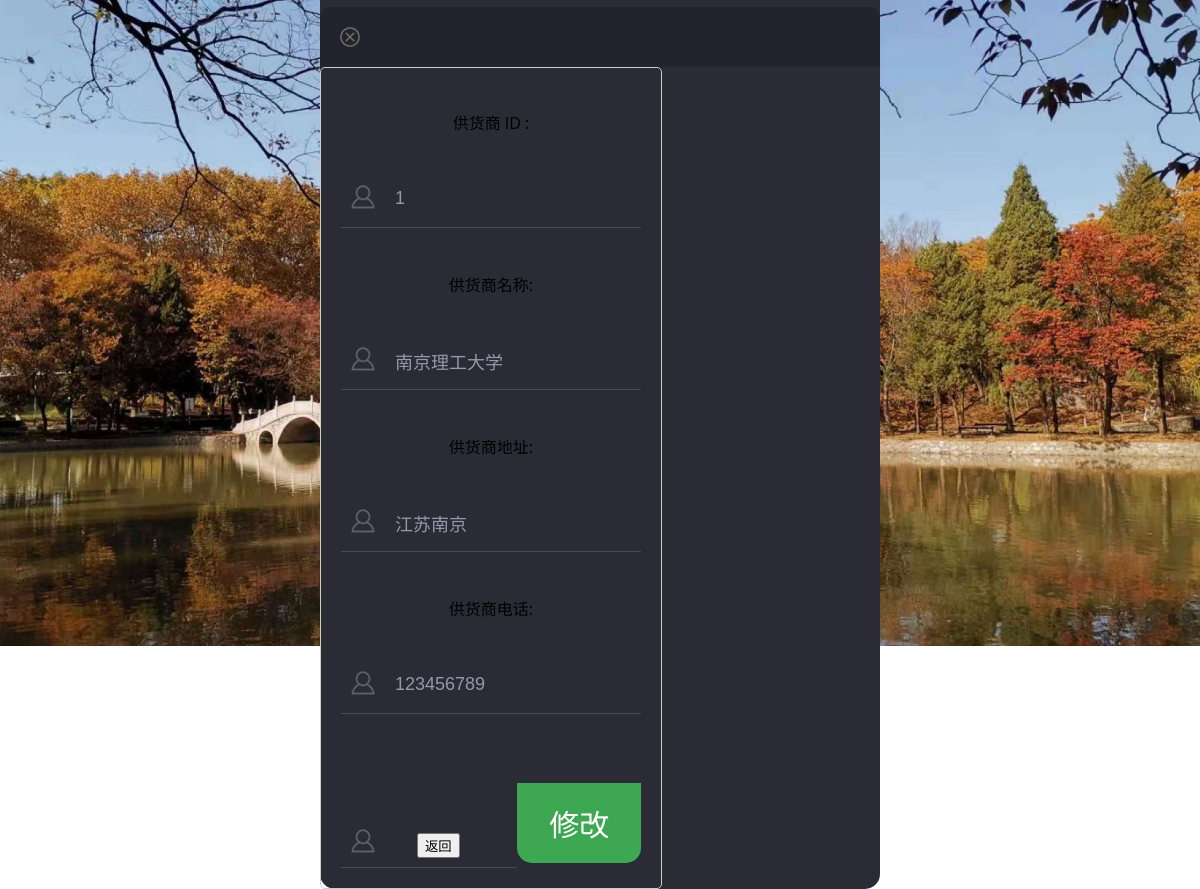
Page /super/modify_supplier/1 (signed in) on the committed database.
### tables this page shows
CREATE TABLE Suppliers (
  supplier_id INT PRIMARY KEY,
  supplier_name VARCHAR(50),
  supplier_address VARCHAR(100),
  supplier_phone VARCHAR(20)
);

### MIS.py (the view, shortened to what this page needs)
@app.route('/super/modify_supplier/<id>', methods=['GET', 'POST'])
def super_modify_supplier(id=0):
    if not is_vaild('super'):
        flash('无权限, 请登录!', 'error')
        return redirect(url_for('index'))
    error = None
    suppliers = query_db('''SELECT * from Suppliers WHERE supplier_id=?''', [id], True)
    return render_template('super_modify_supplier.html', error=error, suppliers=suppliers)

### MIS.py (called while the page is built)
def conn_db():
    try:
        return sqlite3.connect(DATABASE)
    except Exception as e:
        print(e)

@app.before_request
def before_request():
    g.db = conn_db()

@app.teardown_request
def teardown_request(exception):
    if exception:
        logging.exception('An exception occurred during the request: %s', exception)
    if hasattr(g, 'db'):
        g.db.close()

def query_db(query, args=(), one=False):
    cur = g.db.execute(query, args)
    rv = [dict((cur.description[idx][0], value)
               for idx, value in enumerate(row)) for row in cur.fetchall()]
    return (rv[0] if rv else None) if one else rv

def user_online():
    if 'user_id' in session:
        return True
    else:
        return False

def is_vaild(type):
    if user_online() and session['type'] == type:
        return True

### templates/super_modify_supplier.html (shortened to what this page needs)
<!DOCTYPE html>
<html>
<head>
    <link href="../static/css/style.css" rel='stylesheet' type='text/css' />
<link href='fonts.useso.com/css?family=PT+Sans:400,700,400italic,700italic|Oswald:400,300,700' rel='stylesheet' type='text/css'>
<link href='fonts.useso.com/css?family=Exo+2' rel='stylesheet' type='text/css'>
</head>
{% block content %}
<body>
<div class="login-form">
	<div class="close" onclick="javascript:history.back();"></div>
		<div class="head-info">
			<label class="lbl-1"> </label>
			<label class="lbl-2"> </label>
			<label class="lbl-3"> </label>
		</div>
            <form action="" method="post">
                 {% if suppliers %}
                     <br>
                    <label for="supplier_id">供货商 ID :</label>
                    <input type="text" class="test" id="supplier_id" name="supplier_id" size="30" value="{{suppliers.supplier_id}}">
                    <br><br><br>
                    <label for="supplier_name">供货商名称:</label>
                    <input type="text" class="test" id="supplier_name" name="supplier_name" size="30" value="{{suppliers.supplier_name}}">
                    <br><br><br>
                    <label for="supplier_address">供货商地址:</label>
                    <input type="text" class="test" id="supplier_address" name="supplier_address" size="30" value="{{suppliers.supplier_address}}">
                    <br><br><br>
                    <label for="supplier_phone">供货商电话:</label>
                    <input type="text" class="test" id="supplier_phone" name="supplier_phone" size="30" value="{{suppliers.supplier_phone}}">
                    <br><br><br>
                 {% endif %}
                 <div class="actions">
                     <a href="/super/supplier"><input type="button" value="返回"></a>
                    <input type="submit" value="修改">
                 </div>
            </form>
</div>
</body>
{% endblock %}
</html>

### static/css/style.css (style rules this page uses)
html,body,div,span,applet,object,iframe,h1,h2,h3,h4,h5,h6,p,blockquote,pre,a,abbr,acronym,address,big,cite,code,del,dfn,em,img,ins,kbd,q,s,samp,small,strike,strong,sub,sup,tt,var,b,u,i,dl,dt,dd,ol,nav ul,nav li,fieldset,form,label,legend,table,caption,tbody,tfoot,thead,tr,th,td,article,aside,canvas,details,embed,figure,figcaption,footer,header,hgroup,menu,nav,output,ruby,section,summary,time,mark,audio,video { margin:0;padding:0;border:0;font-size:100%;font:inherit;vertical-align:baseline; }
a { text-decoration:none; }
body { background: url(../images/bg1.jpg) no-repeat 0px 0px; font-family: 'Open Sans', sans-serif; background-size:cover; -webkit-background-size:cover; -moz-background-size:cover; -o-background-size:cover; }
body a,form li,input[type="submit"],input[type="text"],.sixth-login input[type="submit"],.third-login input[type="submit"] { transition: 0.1s all; -webkit-transition: 0.1s all; -moz-transition: 0.1s all; -o-transition: 0.1s all; }
.close { background: url('../images/close.png') no-repeat 0px 0px; cursor: pointer; width: 20px; height: 20px; position: relative; left: 20px; top: 2.5em; -webkit-transition: color 0.2s ease-in-out; -moz-transition: color 0.2s ease-in-out; -o-transition: color 0.2s ease-in-out; transition: color 0.2s ease-in-out; }
.actions { display: flex; justify-content: space-between; align-items: center; margin-top: 20px; }
a { text-decoration:none; color: #9199aa; font-size: 18px; width: 70%; padding: 1em 2em 0.5em 3em; outline: none; background: url(../images/adm.png) no-repeat 10px 15px; border: none; font-weight: 100; border-bottom: 1px solid#484856; margin-top: 2em; }
.login-form { background: #2b2b36; text-align: center; border-radius: 15px; -webkit-border-radius: 15px; -moz-border-radius: 15px; margin-top: 100px; width: 35em; }
.head-info { padding: 5px 0; text-align: center; font-weight: 600; font-size: 2em; color: #fff; background: #23232e; height: 50px; border-top-left-radius: 10px; -webkit-border-top-left-radius: 10px; -moz-border-top-left-radius: 10px; -o-border-top-left-radius: 10px; border-top-right-radius: 10px; -webkit-border-top-right-radius: 10px; -moz-border-top-right-radius: 10px; -o-border-top-right-radius: 10p }
input[type="text"] { width: 70%; padding: 1em 2em 1em 3em; color: #9199aa; font-size: 18px; outline: none; background: url(../images/adm.png) no-repeat 10px 15px; border: none; font-weight: 100; border-bottom: 1px solid#484856; margin-top: 2em; }
input[type="submit"] { font-size: 30px; color: #fff; outline: none; border: none; background: #3ea751; width: 100%; padding: 18px 0; border-bottom-left-radius: 15px; -webkit-border-bottom-left-radius: 15px; -moz-border-bottom-left-radius: 15px; -o-border-bottom-left-radius: 15px; border-bottom-right-radius: 15px; -webkit-border-bottom-right-radius: 15px; -moz-border-bottom-right-radius: 15px; -o-border-bottom-right-radius: 15px; cursor: pointer; }
label.lbl-1 { width: 20px; height: 20px; display: block; float: right; border-radius: 50%; margin: 16px 10px 0px 0px; }
label.lbl-2 { width: 20px; height: 20px; display: block; float: right; border-radius: 50%; margin: 16px 10px 0px 0px; }
label.lbl-3 { width: 20px; height: 20px; display: block; float: right; border-radius: 50%; margin: 16px 10px 0px 0px; }
@media (max-width:2048px) { .login-form { margin: 100px auto 0 auto; width: 35em; } }

### templates/super_modify_supplier.html (style rules this page uses)
body { display: flex; justify-content: center; align-items: center; height: 80vh; margin: 0; flex-direction: column; }
form { width: 300px; padding: 20px; border: 1px solid #ccc; border-radius: 5px; text-align: center; }

### rows in the picture
Suppliers: supplier_id "1", supplier_name "南京理工大学", supplier_address "江苏南京", supplier_phone "123456789"
